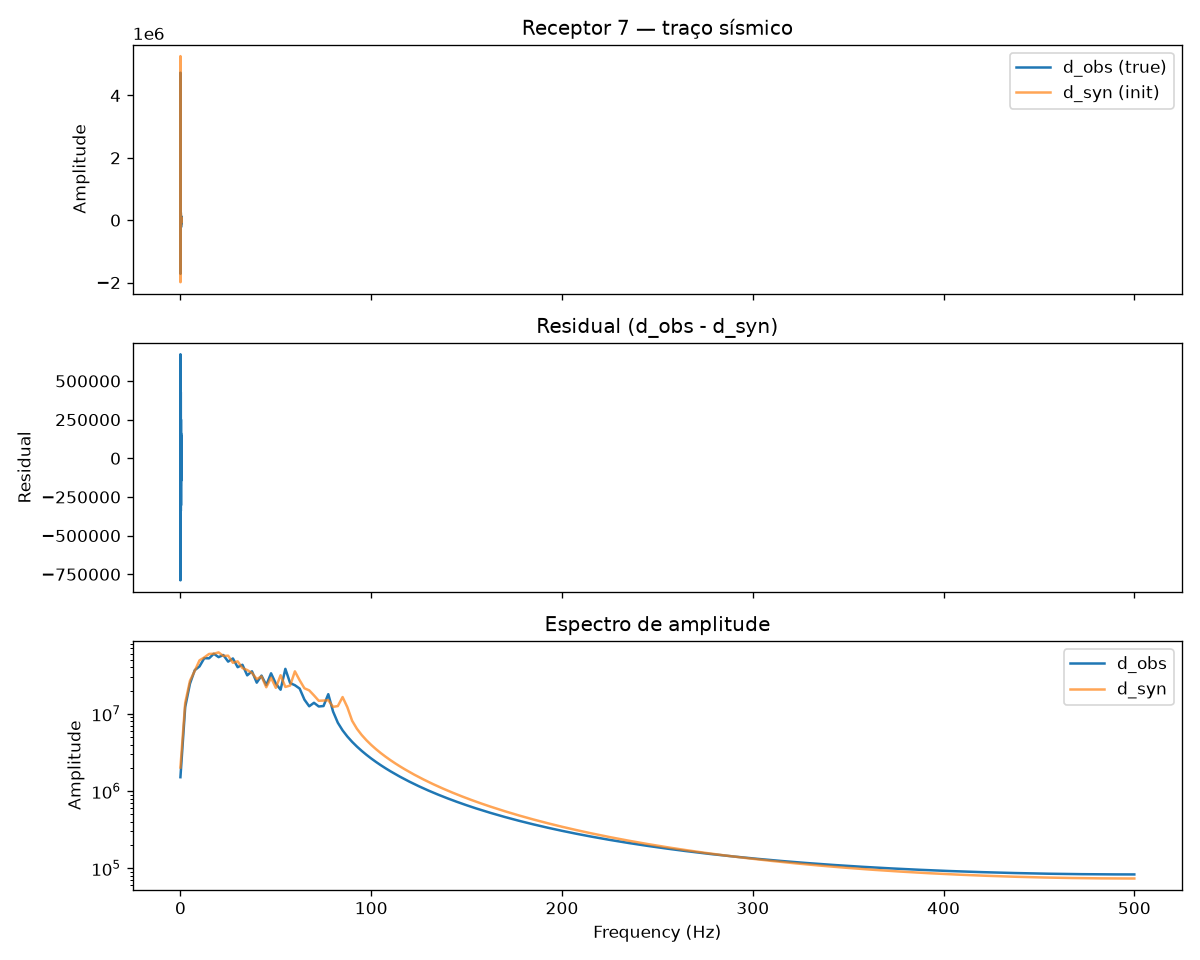

This chart was generated by the following Python code:
# diag_two_layer.py
import torch
import matplotlib.pyplot as plt
from seistomo.acquisition import SurfaceSurvey, Ricker
from seistomo.inversion import FWI
from seistomo.misfit import L2Misfit
from seistomo.model import ElasticModel
from seistomo.physics.elastic import Elastic2D

# --- setup igual ao two_layer_setup ---
nz, nx = 40, 40
dx = dz = 10.0
nt = 400
dt = 0.001
pml_width = 10

vp_true = torch.full((nz, nx), 2000.0)
vp_true[nz // 2:, :] = 2500.0
vp_init = torch.full((nz, nx), 2200.0)

vs_true = vp_true / 1.732
rho_true = 1000.0 + 0.3 * vp_true

survey = SurfaceSurvey(
    source_x=[nx / 2],
    receiver_x=list(torch.linspace(2, nx - 3, 15).tolist()),
    z=2.0, dt=dt, nt=nt,
)
wavelet = Ricker(f0=15.0)

# --- d_obs do modelo verdadeiro ---
model_true = ElasticModel(vp_true, vs_true, rho_true, dx, dz)
solver_true = Elastic2D(model_true, dt, nt, pml_width, fd_order=8, device="cpu")
with torch.no_grad():
    d_obs = solver_true.forward(survey, wavelet)

# --- d_syn do modelo inicial ---
model_init = ElasticModel(vp_init, vs_true, rho_true, dx, dz)
solver_init = Elastic2D(model_init, dt, nt, pml_width, fd_order=8, device="cpu")
with torch.no_grad():
    d_syn_init = solver_init.forward(survey, wavelet)

# --- diagnóstico ---
print("d_obs range:", d_obs.min().item(), d_obs.max().item())
print("d_syn range:", d_syn_init.min().item(), d_syn_init.max().item())
print("residual norm:", (d_obs - d_syn_init).norm().item())
print("d_obs norm:", d_obs.norm().item())
print("relative residual:", ((d_obs - d_syn_init).norm() / d_obs.norm()).item())

# Visualização: primeiro receptor
fig, axes = plt.subplots(3, 1, figsize=(10, 8), sharex=True)
t = survey.t.numpy()
rec_idx = 7  # receptor do meio
axes[0].plot(t, d_obs[0, rec_idx].numpy(), label="d_obs (true)")
axes[0].plot(t, d_syn_init[0, rec_idx].numpy(), label="d_syn (init)", alpha=0.7)
axes[0].set_ylabel("Amplitude")
axes[0].legend()
axes[0].set_title(f"Receptor {rec_idx} — traço sísmico")

axes[1].plot(t, (d_obs[0, rec_idx] - d_syn_init[0, rec_idx]).numpy())
axes[1].set_ylabel("Residual")
axes[1].set_title("Residual (d_obs - d_syn)")

# Espectro
freqs = torch.fft.rfftfreq(nt, dt)
spec_obs = torch.fft.rfft(d_obs[0, rec_idx]).abs()
spec_syn = torch.fft.rfft(d_syn_init[0, rec_idx]).abs()
axes[2].semilogy(freqs.numpy(), spec_obs.numpy(), label="d_obs")
axes[2].semilogy(freqs.numpy(), spec_syn.numpy(), label="d_syn", alpha=0.7)
axes[2].set_xlabel("Frequency (Hz)")
axes[2].set_ylabel("Amplitude")
axes[2].legend()
axes[2].set_title("Espectro de amplitude")

plt.tight_layout()
plt.savefig("diag_two_layer.png", dpi=120)
print("\nSalvo: diag_two_layer.png")

# --- FWI com lr=10 (como Deepwave) ---
print("\n--- FWI com lr=10 (padrão Deepwave) ---")
solver_fwi = Elastic2D(
    ElasticModel(vp_init, vs_true, rho_true, dx, dz),
    dt, nt, pml_width, fd_order=8, device="cpu",
)
fwi = FWI(
    solver=solver_fwi, misfit=L2Misfit(),
    optimizer="adam", lr=10.0, max_iter=15, verbose=True, log_every=1,
)
result = fwi.run(
    survey=survey, wavelet=wavelet, data_observed=d_obs,
    vp_initial=vp_init, vs_fixed=vs_true, rho_fixed=rho_true,
)
print(f"\nFinal loss: {result.final_loss:.6f}")
print(f"Initial loss: {result.initial_loss:.6f}")
print(f"Reduction: {(1 - result.final_loss/result.initial_loss)*100:.1f}%")
print(f"Vp range final: [{result.vp.min().item():.1f}, {result.vp.max().item():.1f}]")
